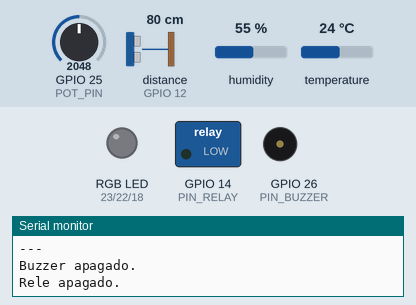
A sketch run on a simulated ESP32. Parts: switched loads named in the sketch (green lamp = pin HIGH), an RGB LED mixed from three pins (HIGH = lit), buzzer (waves = sounding, pin HIGH), the last lines printed to the serial monitor. Wiring (from diagram.json): ultrasonic range finder: trigger GPIO 13; echo GPIO 12. Inputs (shaded band) come from the test bench; at power-on: GPIO 25 (POT_PIN) = 2048, distance to the obstacle (sensor on GPIO 12) 80 cm, humidity 55 %, temperature 24 °C. The echo pulse lasts 58.3 µs per cm; pins used as bus, display or sensor lines are not drawn.

Above: at 0.05 s.
At 3.25 s:
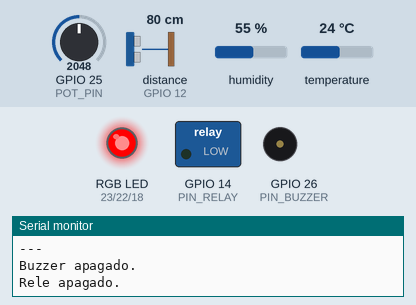
At 6.5 s:
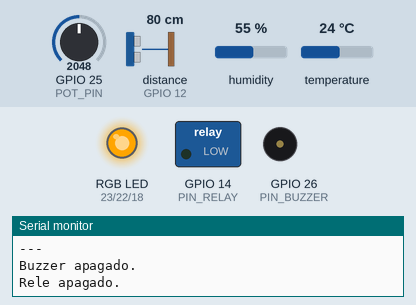
At 13.0 s:
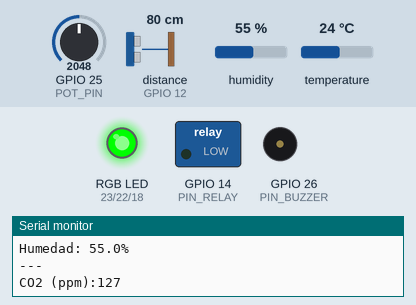
Timing chart, 0 to 16.9 s (numbered marks = the images above):
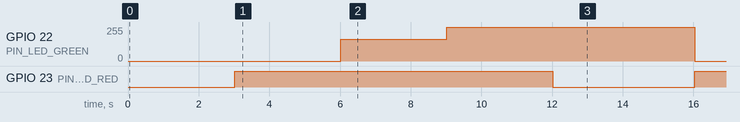

Measured:
- by itself, GPIO 22 (PIN_LED_GREEN): repeats every 13.0 s: 255/255 7.0 s, 0/255 3.0 s, 165/255 3.0 s
- by itself, GPIO 23 (PIN_LED_RED): alternates HIGH for 9.0 s and LOW for 4.0 s

The sketch:

sketch.ino
```cpp
//URL: https://wokwi.com/projects/408520560202539009


#define PIN_TRIGGER_ULTRASONIDO 13  // Pin de Trig del sensor
#define PIN_ECHO_ULTRASONIDO 12 // Pin de Echo del sensor
#define PIN_DHT 32
#define POT_PIN 25 // Pin al que está conectado el potenciómetro
#define PIN_BUZZER 26
#define PIN_RELAY 14
#define PIN_LED_RED 23
#define PIN_LED_BLUE 18
#define PIN_LED_GREEN 22

#include "DHTesp.h"   //Libreria de sensor de T y H

DHTesp dht; //Instanciamos el DHT

void turnOnBuzzer(){
  //Depende de la humedad
  digitalWrite(PIN_BUZZER, HIGH);
  Serial.println("Buzzer prendido.");
}

void turnOffBuzzer(){
  //Depende de la humedad
  digitalWrite(PIN_BUZZER, LOW);
  Serial.println("Buzzer apagado.");
}

void turnOnRelay(){
  //Depende de la humedad
  digitalWrite(PIN_RELAY, HIGH);
  Serial.println("Rele prendido.");
}

void turnOffRelay(){
  //Depende de la humedad
  digitalWrite(PIN_RELAY, LOW);
  Serial.println("Rele apagado.");
}

TempAndHumidity readDHT(){
  return dht.getTempAndHumidity();
}

long readUltrasonicDistance()
{
  //Iniciamos el pin del emisor de reuido en salida
  pinMode(PIN_TRIGGER_ULTRASONIDO, OUTPUT);
  //Apagamos el emisor de sonido
  digitalWrite(PIN_TRIGGER_ULTRASONIDO, LOW);
  //Retrasamos la emision de sonido por 2 milesismas de segundo
  delayMicroseconds(2);
  // Comenzamos a emitir sonido
  digitalWrite(PIN_TRIGGER_ULTRASONIDO, HIGH);
  //Retrasamos la emision de sonido por 2 milesismas de segundo
  delayMicroseconds(10);
  //Apagamos el emisor de sonido
  digitalWrite(PIN_TRIGGER_ULTRASONIDO, LOW);
  //Comenzamos a escuchar el sonido
  pinMode(PIN_ECHO_ULTRASONIDO, INPUT);
  // Calculamos el tiempo que tardo en regresar el sonido
  return pulseIn(PIN_ECHO_ULTRASONIDO, HIGH);
}

int leerDatosPotenciometro(){
  // Leer el valor del potenciómetro
  int auxPpmValue = analogRead(POT_PIN);
  // Mapear el valor del potenciómetro de 0 a 150
  return map(auxPpmValue, 0, 4095, 0, 255);
}

void setColorLed(int red, int green, int blue) {
  delay(3000);
  analogWrite(PIN_LED_RED, red);
  analogWrite(PIN_LED_GREEN, green);
  analogWrite(PIN_LED_BLUE, blue);
}

void setup() {
  Serial.begin(115200);
  pinMode(PIN_TRIGGER_ULTRASONIDO, OUTPUT);
  pinMode(PIN_ECHO_ULTRASONIDO, INPUT);
  pinMode(POT_PIN, INPUT);
  pinMode(PIN_BUZZER, OUTPUT);
  pinMode(PIN_RELAY, OUTPUT);
  pinMode(PIN_LED_RED, OUTPUT);
  pinMode(PIN_LED_BLUE, OUTPUT);
  pinMode(PIN_LED_GREEN, OUTPUT);
  dht.setup(PIN_DHT, DHTesp::DHT22);  // Inicializar el sensor DHT
}

void loop() {
  // put your main code here, to run repeatedly:
  long distance;
  TempAndHumidity dataDTH;

  // Calcula la distancia en centímetros (velocidad del sonido: 34300 cm/s)
  distance = 0.017 * readUltrasonicDistance();
  dataDTH = readDHT();

  // Imprime la distancia en el monitor serial
  Serial.print("Distancia: ");
  Serial.print(distance);
  Serial.println(" cm");
  Serial.println("---");
  // Imprime la temperatura y humedad actual
  float temperatura = dataDTH.temperature;
  if(temperatura >50){
    turnOnBuzzer();
    turnOnRelay();
  } else {
    turnOffBuzzer();
    turnOffRelay();
  }

  setColorLed(255,0,0); //Rojo
  setColorLed(255,165,0); //Naranja
  setColorLed(255,255,0); //Amarillo
  setColorLed(0,255,0); //Verde

  Serial.println("Temperatura: " + String(dataDTH.temperature, 2) + "°C");
  Serial.println("Humedad: " + String(dataDTH.humidity, 1) + "%");
  Serial.println("---");
  Serial.print("CO2 (ppm):");
  int ppm = leerDatosPotenciometro();
  Serial.println(ppm);
  delay(1000); // Espera un segundo antes de medir nuevamente
}
```
